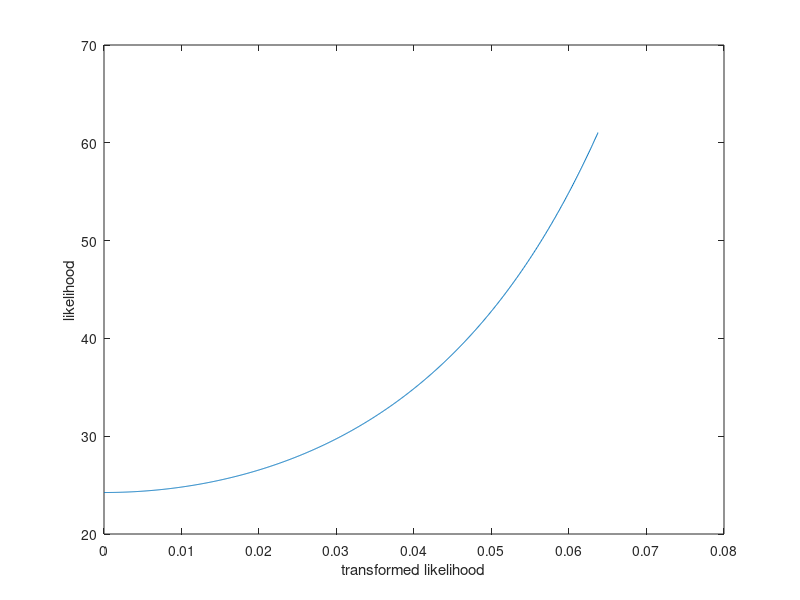

Write the MATLAB code that produced this figure. (Note: this script raises an error after producing the figure.)
function draw_from_linearisation

% beta controls how wide the error bars are for large likelihoods
beta = 5;
% alpha sets how wide the error bars are for small likelihoods
alpha = 1/100;

% NB: results seem fairly insensitive to selection of alpha (sigh). beta
% has desired effect.

% define observed likelihood, lik, & locations of predictants
% ====================================

% multiply fixed likelihood function by this constant
const = 10^(5*(rand-.5));

lik = rand(6,1)/const;
%lik = ([0.1;0.25;0.1;0.15;0.18;0.15;0.48;0.05])/const;
n = length(lik);
x = linspace(0,10,n)';

xst = linspace(min(x)-10, max(x)+10, 1000)';

% define map f(tlik) = lik
% ====================================

mn = min(lik);
mx = max(lik);

% Maximum likelihood approach to finding map

f_h = @(tlik, theta) mn * exp(theta(1) * tlik.^2 + theta(2) * tlik);
df_h = @(tlik, theta) f_h(tlik, theta) .* (2 .* theta(1) * tlik + theta(2));
ddf_h = @(tlik, theta) ...
    f_h(tlik, theta) .* (2 .* theta(1)) ...
    + df_h(tlik, theta) .* (2 .* theta(1) * tlik + theta(2));
invf_h = @(lik, theta) 1/(2*theta(1)) * (-theta(2) + ...
    sqrt(4 * theta(1) * log(lik/mn) + theta(2)^2)...
                                );                         
options.MaxFunEvals = 1000;
[logth,min_obj] = fminunc(@(logth) objective(logth, f_h, df_h, mn, mx, ...
    alpha, beta), ...
    zeros(1,3), options);
min_obj
theta = exp(logth);

f = @(tlik) f_h(tlik,theta);
df = @(tlik) df_h(tlik, theta);
ddf = @(tlik) ddf_h(tlik, theta);
invf = @(lik) invf_h(lik, theta);

figure(3)
tliks = linspace(0, theta(3), 1000);
plot(tliks,f(tliks));
xlabel 'transformed likelihood'
ylabel 'likelihood'

% define gp over inv-transformed (e.g. log-) likelihoods
% ====================================

invf_lik = invf(lik);

% gp covariance hypers
w = 1;
h = std(invf_lik);
sigma = eps;
mu = min(invf_lik);

% define covariance function
fK = @(x, xd) h^2 .* exp(-0.5*(x - xd).^2 / w^2);
K = @(x, xd) bsxfun(fK, x, xd');

% Gram matrix
V = K(x, x) + eye(n)*sigma^2;

% GP posterior for tlik
m_tlik = mu + K(xst, x) * (V\(invf_lik-mu));
C_tlik = K(xst, xst) - K(xst, x) * (V\K(x, xst));
sd_tlik = sqrt(diag(C_tlik));

figure(1)
clf
gp_plot(xst, m_tlik, sd_tlik, x, invf(lik));
ylabel(sprintf('transformed\n likelihood'))

% define linearisation, lik = a * tlik + c
% ====================================


% exact linearisation: unusable in practice
% a = df(m_tlik);

% approximate linearisation
best_tlik = mu;
a = df(best_tlik) + (m_tlik - best_tlik) .* ddf(best_tlik);

% this works for either exact or approximate linearisation
c = f(m_tlik) - a .* m_tlik;

% gp over likelihood
% ====================================

m_lik = diag(a) * m_tlik + c;
C_lik =  diag(a) * C_tlik * diag(a);
sd_lik = sqrt(diag(C_lik));

figure(2)
clf
gp_plot(xst, m_lik, sd_lik, x, lik);
ylabel 'likelihood'
%plot(xst, a,'g')

function [f, df] = objective(logth, f_h, df_h, mn, mx, alpha, beta)

% maximum likelihood (or least squares) objective for our three constraints:
% exp(logth(3)) * df_h(0,exp(logth)) == alpha .* (mx - mn)
% f_h(exp(logth(3)), exp(logth)) == mx
% exp(logth(3)) * df_h(exp(logth(3)), exp(logth)) == beta .* (mx - mn)

f = (exp(logth(3)) * df_h(0,exp(logth)) - alpha .* (mx - mn)).^2 + ...
    (f_h(exp(logth(3)), exp(logth)) - mx).^2 + ...
    (exp(logth(3)) * df_h(exp(logth(3)), exp(logth)) - beta .* (mx - mn)).^2;

df = nan(3,1);

% these derivatives should ideally be keyed off input dtheta_f_h etc. input
% functions, but currently they are not
df(1) = ...
   2 .*exp(exp(logth(2)+logth(3))+exp(logth(1)+2 .*logth(3))+logth(1)+2 .*logth(3)) .* mn .* (exp(exp(logth(2)+logth(3))+exp(logth(1)+2 .*logth(3))) .* mn-mx+(2+exp(logth(2)+logth(3))+2 .*exp(logth(1)+2 .*logth(3))) .* (exp(exp(logth(2)+logth(3))+exp(logth(1)+2 .*logth(3))+logth(2)+logth(3)) .* mn+2 .*exp(exp(logth(2)+logth(3))+exp(logth(1)+2 .*logth(3))+logth(1)+2 .*logth(3)) .* mn+(mn-mx) .* beta));
        
        
df(2) = ...
2 * exp(exp(logth(2))+exp(logth(3))) .* mn .* (exp(exp(logth(2))+exp(logth(3))) .* mn+exp(exp(exp(logth(2))+exp(logth(3)))+exp(exp(logth(1))+2 * exp(logth(3)))) .* (exp(exp(exp(logth(2))+exp(logth(3)))+exp(exp(logth(1))+2 * exp(logth(3)))) .* mn-mx)+(mn-mx) * alpha+exp(exp(exp(logth(2))+exp(logth(3)))+exp(exp(logth(1))+2 * exp(logth(3)))) .* (1+exp(exp(logth(2))+exp(logth(3)))+2 * exp(exp(logth(1))+2 * exp(logth(3)))) .* (exp(exp(exp(logth(2))+exp(logth(3)))+exp(exp(logth(1))+2 * exp(logth(3)))+exp(logth(2))+exp(logth(3))) .* mn+2 * exp(exp(exp(logth(2))+exp(logth(3)))+exp(exp(logth(1))+2 * exp(logth(3)))+exp(logth(1))+2 * exp(logth(3))) .* mn+(mn-mx) * beta));

df(3) = ... 
    2 * exp(logth(3)) .* mn .* (exp(exp(exp(logth(2))+exp(logth(3)))+exp(exp(logth(1))+2 * exp(logth(3)))) .* (exp(logth(2))+2 * exp(exp(logth(1))+exp(logth(3)))) .* (exp(exp(exp(logth(2))+exp(logth(3)))+exp(exp(logth(1))+2 * exp(logth(3)))) * mn-mx)+exp(logth(2)) .* (exp(exp(logth(2))+exp(logth(3))) * mn+(mn-mx) \[alpha])+exp(exp(exp(logth(2))+exp(logth(3)))+exp(exp(logth(1))+2 * exp(logth(3)))) .* (exp(logth(2))+4 * exp(exp(logth(1))+exp(logth(2))+2 * exp(logth(3)))+4 * exp(2 * exp(logth(1))+3 * exp(logth(3)))+exp(logth(3)) .* (4 * exp(logth(1))+exp(2 * exp(logth(2))))) .* (exp(exp(exp(logth(2))+exp(logth(3)))+exp(exp(logth(1))+2 * exp(logth(3)))+exp(logth(2))+exp(logth(3))) * mn+2 * exp(exp(exp(logth(2))+exp(logth(3)))+exp(exp(logth(1))+2 * exp(logth(3)))+exp(logth(1))+2 * exp(logth(3))) * mn+(mn-mx) * beta));